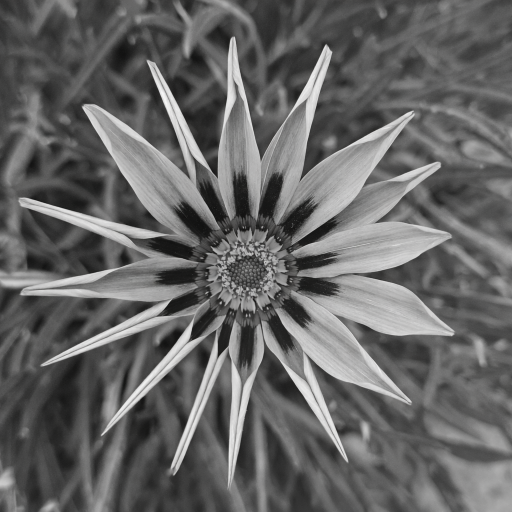
#> input picture gray.png, 1024 x 1024 px (shown at 1/2 size)
$ jupyter execute Chapter01_Basics_OpenCV.ipynb   (shell and % lines are left out)
#> lines starting #> are read from the running program, lines starting #| are printed output that depends on the picture; long printed decimals are rounded
# Chapter 1 — Computer Vision Python Lab (OpenCV)

This notebook guides beginners through the **core concepts of Chapter 1** using **OpenCV** (`cv2`).
We use a **real grayscale image** so the effect of each operation is clearly visible.

**Main topics:** image as a matrix, sampling, quantization, clipping, brightness/contrast, normalization, gamma correction, LUT, global/local statistics, entropy, and basic color spaces.

> **Tip (Colab):** Run cells in order. If you want to keep your work, use **File → Save a copy in Drive**.

## 1) Install and import libraries

[cell 1]
# If you are on Google Colab, run this cell once.

import cv2
import numpy as np
import matplotlib.pyplot as plt
from pathlib import Path
from matplotlib.colors import LinearSegmentedColormap

## 2) Helper functions (display, clipping, normalization)

[cell 2]
def show_gray(I, title="", size=6):
    plt.figure(figsize=(size, size))
    plt.imshow(I, cmap="gray", vmin=0, vmax=255)
    plt.title(title)
    plt.axis("off")
    plt.show()

def show_rgb(img_bgr, title="", size=6):
    # OpenCV loads color images as BGR; matplotlib expects RGB
    img_rgb = cv2.cvtColor(img_bgr, cv2.COLOR_BGR2RGB)
    plt.figure(figsize=(size, size))
    plt.imshow(img_rgb)
    plt.title(title)
    plt.axis("off")
    plt.show()

def clip_uint8(x):
    return np.clip(np.round(x), 0, 255).astype(np.uint8)

def normalize_01(I):
    return I.astype(np.float32) / 255.0

def denormalize_255(I01):
    return clip_uint8(255.0 * I01)

def tint_channel(channel, color_rgb):
    '''
    Visualize a single channel using a chosen tint color.
    channel: 2D uint8 image in [0,255]
    color_rgb: tuple/list such as (0,255,255) for cyan
    '''
    ch = channel.astype(np.float32) / 255.0
    color = np.array(color_rgb, dtype=np.float32) / 255.0
    out = ch[..., None] * color[None, None, :]
    return np.clip(out, 0, 1)

def show_four_images_horizontal(images, titles, suptitle=None, figsize=(18,5), cmaps=None, vmins=None, vmaxs=None):
    fig, axes = plt.subplots(1, 4, figsize=figsize)
    for i, ax in enumerate(axes):
        img = images[i]
        cmap = None if cmaps is None else cmaps[i]
        vmin = None if vmins is None else vmins[i]
        vmax = None if vmaxs is None else vmaxs[i]
        if cmap is None:
            ax.imshow(img)
        else:
            ax.imshow(img, cmap=cmap, vmin=vmin, vmax=vmax)
        ax.set_title(titles[i], fontsize=16)
        ax.axis("off")
    if suptitle is not None:
        fig.suptitle(suptitle, fontsize=22)
    plt.tight_layout()
    plt.show()

## 3) Load your flower image (grayscale)

[cell 3]
# Option A: if your image file is already in the working directory, set its name here.
# Example: gray.png
image_path = "gray.png"

# If the file is not found, use Colab upload (Option B).
if not Path(image_path).exists():
    print(f"File '{image_path}' not found.")
    print("If you are in Colab, run the next cell to upload your image.")
else:
    I = cv2.imread(image_path, cv2.IMREAD_GRAYSCALE)
#> I: shape (1024, 1024); min 14, max 249, mean 101.9
    print("Loaded:", image_path)
    show_gray(I, "Flower image I[m,n] (grayscale)")
    print("Shape:", I.shape, "| dtype:", I.dtype, "| min/max:", int(I.min()), int(I.max()))
#| Shape: (1024, 1024) | dtype: uint8 | min/max: 14 249

### Option B (Colab): upload your image if needed

[cell 4]
# Run this cell ONLY if the previous cell says the file was not found.
from google.colab import files
uploaded = files.upload()
#> the answer given: gray.png

filename = list(uploaded.keys())[0]
I = cv2.imread(filename, cv2.IMREAD_GRAYSCALE)

show_gray(I, "Flower image I[m,n] (uploaded grayscale)")
print("Loaded:", filename)
print("Shape:", I.shape, "| dtype:", I.dtype, "| min/max:", int(I.min()), int(I.max()))
#| Shape: (1024, 1024) | dtype: uint8 | min/max: 14 249

## 4) Sampling (downsampling)

[cell 5]
def sample_down(I, step=2):
    # Keep one pixel every 'step' in both directions
#> called with step = 4
    return I[::step, ::step]

step = 4
I_s = sample_down(I, step=step)
show_gray(I_s, f"Sampled image (keep 1 pixel every {step})")
print("Original:", I.shape, "-> Sampled:", I_s.shape)
#| Original: (1024, 1024) -> Sampled: (256, 256)

### Visualization: resize back using nearest-neighbor

[cell 6]
I_vis = cv2.resize(I_s, (I.shape[1], I.shape[0]), interpolation=cv2.INTER_NEAREST)
show_gray(I_vis, "Visualization: sampled then resized (nearest-neighbor)")

## 5) Quantization (reduce gray levels)

[cell 7]
def quantize_levels(I, L=16):
    # Quantize to L levels (L >= 2), output in [0,255]
#> called with L = 16
    I = I.astype(np.float32)
    q = np.round((L - 1) * I / 255.0)
    Iq = 255.0 * q / (L - 1)
    return clip_uint8(Iq)

I_q16 = quantize_levels(I, L=16)  # ~4 bits
I_q4  = quantize_levels(I, L=4)   # ~2 bits
#> call 2 of quantize_levels, with L = 4
#> in quantize_levels (call 2), `q = np.round((L - 1) * I / 255.0)`:
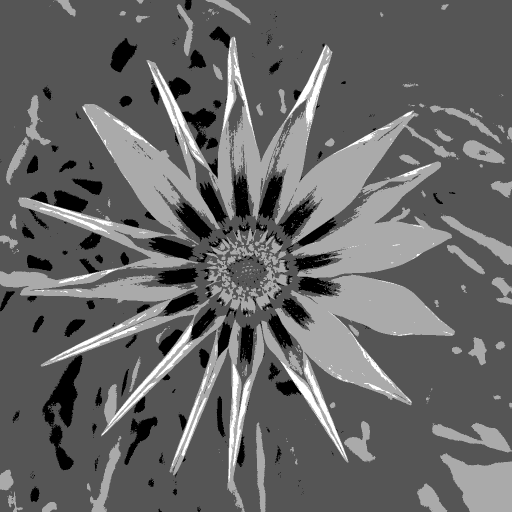
#> q: shape (1024, 1024) float32 (shown at 1/2 size); min 0, max 3, mean 1.21; drawn with min black and max white

show_gray(I_q16, "Quantized image (L=16 levels)")
show_gray(I_q4,  "Quantized image (L=4 levels)")

## 6) Clipping (saturation) + Brightness

[cell 8]
def add_brightness(I, b):
    return clip_uint8(I.astype(np.float32) + b)

I_bright = add_brightness(I, 80)
I_dark   = add_brightness(I, -80)

show_gray(I_bright, "Brightness +80 (clipping may occur)")
show_gray(I_dark,   "Brightness -80")
print("Bright min/max:", int(I_bright.min()), int(I_bright.max()))
#| Bright min/max: 94 255

## 7) Contrast (intensity gain)

[cell 9]
def change_contrast(I, c):
    return clip_uint8(c * I.astype(np.float32))
#> in clip_uint8 (call 5), `return np.clip(np.round(x), 0, 255).astype(np.uint8)`:
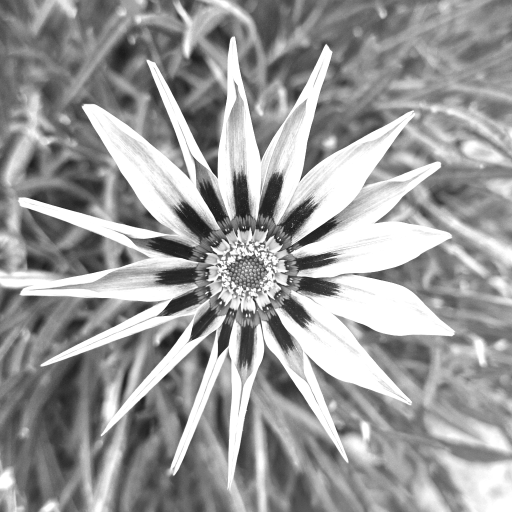
#> returned value: shape (1024, 1024) (shown at 1/2 size); min 22, max 255, mean 155.8

I_c_high = change_contrast(I, 1.6)
I_c_low  = change_contrast(I, 0.6)
#> in clip_uint8 (call 6), `return np.clip(np.round(x), 0, 255).astype(np.uint8)`:
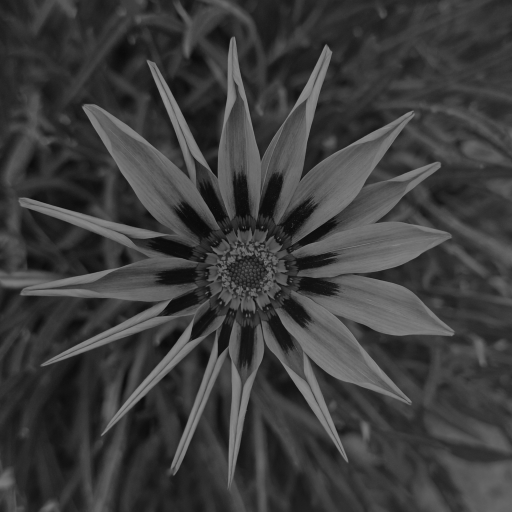
#> returned value: shape (1024, 1024) (shown at 1/2 size); min 8, max 149, mean 61.1

show_gray(I_c_high, "Contrast c=1.6 (range stretches; clipping may occur)")
show_gray(I_c_low,  "Contrast c=0.6 (range compresses)")

## 8) Normalization

[cell 10]
I01 = normalize_01(I)
print("Normalized range:", float(I01.min()), "to", float(I01.max()))
#| Normalized range: 0.0549 to 0.9765

# Min–max normalization to [0,1]
I_mm = (I.astype(np.float32) - I.min()) / (I.max() - I.min() + 1e-12)
show_gray(denormalize_255(I_mm), "Min–max normalized then scaled back")

## 9) Gamma correction (nonlinear mapping)

[cell 11]
def gamma_correct(I, gamma=1.0):
#> called with gamma = 0.5
    I01 = normalize_01(I)
    out = np.power(I01, gamma)
    return denormalize_255(out)

show_gray(gamma_correct(I, 0.5), "Gamma = 0.5 (brighter shadows)")
show_gray(gamma_correct(I, 2.0), "Gamma = 2.0 (darker shadows)")

## 10) LUT (Look-Up Table) in OpenCV

[cell 12]
# OpenCV LUT expects a 256x1 table of uint8
lut_invert = np.array([255 - k for k in range(256)], dtype=np.uint8).reshape(256, 1)
I_inv = cv2.LUT(I, lut_invert)
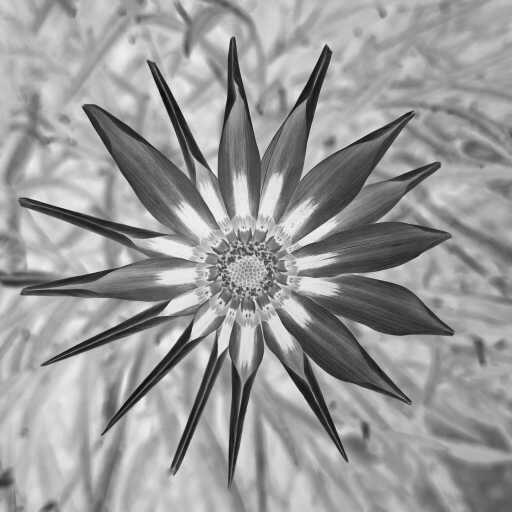
#> I_inv: shape (1024, 1024) (shown at 1/2 size); min 6, max 241, mean 153.1
show_gray(I_inv, "LUT example: inversion")

gamma = 0.6
lut_gamma = clip_uint8(255 * (np.arange(256)/255.0) ** gamma).reshape(256, 1)
I_g = cv2.LUT(I, lut_gamma)
show_gray(I_g, f"LUT example: gamma LUT (γ={gamma})")

## 11) Global statistics (mean, variance, std)

[cell 13]
mu = float(I.mean())
#> mu = 101.9
var = float(((I.astype(np.float32) - mu)**2).mean())  # uses 1/(MN)
#> var = 2222
std = float(np.sqrt(var))
#> std = 47.14

print(f"Mean μ = {mu:.2f}")
#| Mean μ = 101.85
print(f"Variance σ^2 = {var:.2f}")
#| Variance σ^2 = 2222.00
print(f"Std σ = {std:.2f}")
#| Std σ = 47.14

## 12) Local statistics and texture (local standard deviation)

[cell 14]
k = 21  # window size (odd)
I_f = I.astype(np.float32)

muL = cv2.blur(I_f, (k, k))
mu2L = cv2.blur(I_f**2, (k, k))
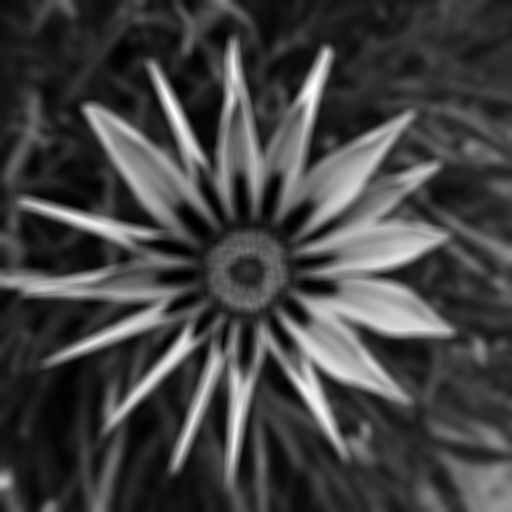
#> mu2L: shape (1024, 1024) float32 (shown at 1/2 size); min 412.4, max 46530.6, mean 12595.6; drawn with min black and max white
varL = np.maximum(mu2L - muL**2, 0)
stdL = np.sqrt(varL)
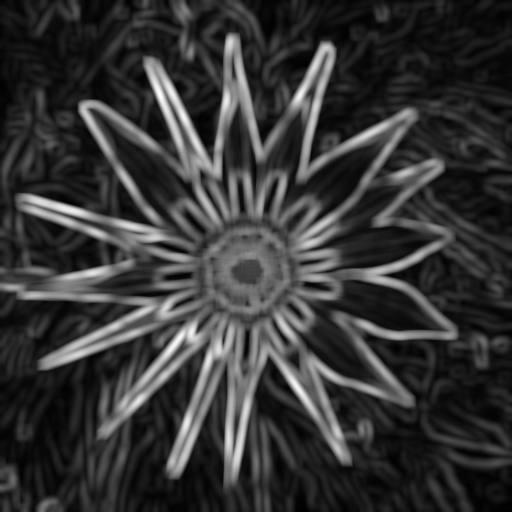
#> stdL: shape (1024, 1024) float32 (shown at 1/2 size); min 1.16, max 93.42, mean 20.8; drawn with min black and max white

show_gray(clip_uint8(muL), f"Local mean (window {k}×{k})")

# Texture strength ~ local std (normalized for display)
std_vis = stdL / (stdL.max() + 1e-12)
show_gray(denormalize_255(std_vis), "Texture map (local standard deviation)")

## 13) Entropy (from histogram)

[cell 15]
def entropy(I, L=256):
#> called with L = 256
    hist = cv2.calcHist([I],[0],None,[L],[0,256]).flatten()
#> hist = 256 values, max 12275 at index 71, min 0 at index 0, mean 4096
    p = hist / (hist.sum() + 1e-12)
#> p = 256 values, max 0.0117 at index 71, min 0 at index 0, mean 0.00391
    p = p[p > 0]
#> p = 236 values, max 0.0117 at index 57, min 9.54e-07 at index 234, mean 0.00424
    return float(-np.sum(p * np.log2(p)))

print("Entropy H =", entropy(I), "bits")
#| Entropy H = 7.420 bits

## 14) Color spaces with OpenCV (BGR/RGB, HSV, YCbCr, CMY)

OpenCV loads color images as **BGR** by default.
We will work with a **color** version of our "flower" image. If you do not have one,
you can upload any color image.

**Conversions used:**
- BGR → HSV: `cv2.COLOR_BGR2HSV`
- BGR → YCrCb: `cv2.COLOR_BGR2YCrCb`
  (OpenCV uses **YCrCb** ordering; it is closely related to YCbCr.)
- RGB → CMY: computed as `255 - RGB`

The following visualizations are arranged **horizontally** so that you can compare the components directly.

[cell 16]
# Option A: load a color image from the working directory
# Replace by your color filename if you have one, e.g., 'flower_color.jpg'
color_image_path = "flower_color.jpg"

if not Path(color_image_path).exists():
    print(f"File '{color_image_path}' not found.")
    print("If you are in Colab, run the next cell to upload a COLOR image.")
    print("Otherwise, we will create a 3-channel image from the grayscale flower image.")
    img_bgr = cv2.cvtColor(I, cv2.COLOR_GRAY2BGR)
else:
    img_bgr = cv2.imread(color_image_path, cv2.IMREAD_COLOR)
    print("Loaded:", color_image_path)

show_rgb(img_bgr, "Color image (BGR displayed as RGB)")

### Option B (Colab): upload a COLOR image if needed

[cell 17]
# Run this cell if you want to upload a COLOR image (recommended).
from google.colab import files
uploaded_color = files.upload()
#> the answer given: gray.png

color_filename = list(uploaded_color.keys())[0]
img_bgr = cv2.imread(color_filename, cv2.IMREAD_COLOR)
#> img_bgr is the input picture: shape (1024, 1024, 3); mean B, G, R 101.9, 102.2, 102.3

if img_bgr is None:
    raise ValueError("OpenCV could not read the uploaded file as a color image. Try another file.")

show_rgb(img_bgr, "Uploaded color image (BGR displayed as RGB)")
print("Loaded:", color_filename, "| shape:", img_bgr.shape, "| dtype:", img_bgr.dtype)
#| Loaded: gray.png | shape: (1024, 1024, 3) | dtype: uint8

### 14.1 HSV color space

[cell 18]
# BGR -> HSV
hsv = cv2.cvtColor(img_bgr, cv2.COLOR_BGR2HSV)
#> hsv: shape (1024, 1024, 3); mean H, S, V 26.4, 1.8, 102.4
H, S, V = cv2.split(hsv)
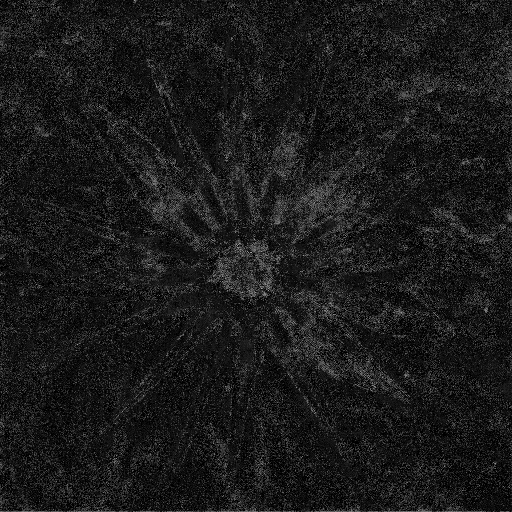
#> H: shape (1024, 1024) (shown at 1/2 size); min 0, max 170, mean 26.4
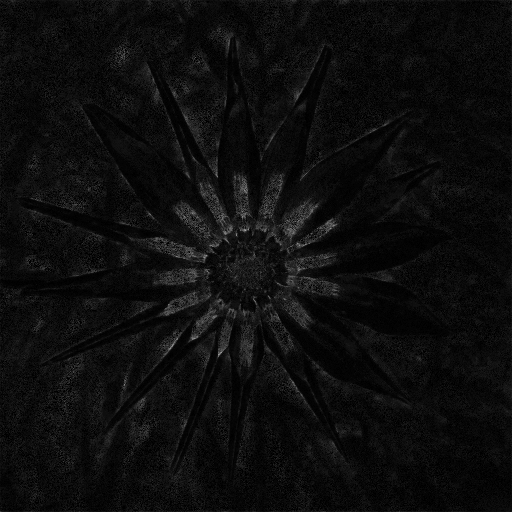
#> S: shape (1024, 1024) (shown at 1/2 size); min 0, max 36, mean 1.8; drawn with min black and max white

# Original image in RGB for matplotlib
img_rgb = cv2.cvtColor(img_bgr, cv2.COLOR_BGR2RGB)

show_four_images_horizontal(
    images=[img_rgb, H, S, V],
    titles=["Original", "Hue (H)", "Saturation (S)", "Value (V)"],
    suptitle="Visualization of HSV Color Space Components",
    cmaps=[None, "hsv", "gray", "gray"],
    vmins=[None, 0, 0, 0],
    vmaxs=[None, 179, 255, 255]
)

### 14.2 YCbCr color space

[cell 19]
# BGR -> YCrCb (OpenCV ordering), then display as Y, Cb, Cr
ycrcb = cv2.cvtColor(img_bgr, cv2.COLOR_BGR2YCrCb)
#> ycrcb: shape (1024, 1024, 3); mean of channels 0, 1, 2 102.2, 128.1, 127.8
Y, Cr, Cb = cv2.split(ycrcb)

Cb_vis = tint_channel(Cb, (40, 90, 255))      # blue tint
#> in tint_channel, `out = ch[..., None] * color[None, None, :]`:
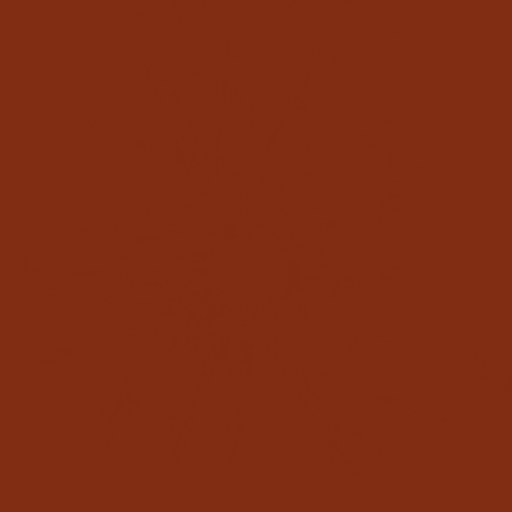
#> out: shape (1024, 1024, 3) float32 (shown at 1/2 size); mean of channels 0, 1, 2 0.0783, 0.175, 0.5; drawn as B, G, R
Cr_vis = tint_channel(Cr, (210, 100, 40))     # orange/red tint
#> call 2 of tint_channel, with color_rgb = (210, 100, 40)
#> in tint_channel (call 2), `out = ch[..., None] * color[None, None, :]`:
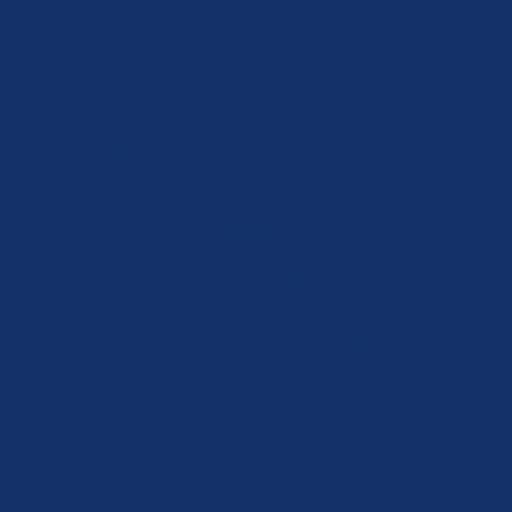
#> out: shape (1024, 1024, 3) float32 (shown at 1/2 size); mean of channels 0, 1, 2 0.41, 0.198, 0.0784; drawn as B, G, R

show_four_images_horizontal(
    images=[img_rgb, Y, Cb_vis, Cr_vis],
    titles=["Original RGB", "Luma (Y)", "Chroma (Cb)", "Chroma (Cr)"],
    suptitle="Visualization of YCbCr Components",
    cmaps=[None, "gray", None, None],
    vmins=[None, 0, None, None],
    vmaxs=[None, 255, None, None]
)

### 14.3 CMY color space

[cell 20]
# RGB -> CMY
R, G, B = cv2.split(img_rgb)
C = 255 - R
M = 255 - G
Yc = 255 - B   # Y channel in CMY; use Yc name to avoid confusion with Y of YCbCr

C_vis = tint_channel(C, (0, 255, 255))       # cyan
M_vis = tint_channel(M, (255, 0, 255))       # magenta
Y_vis = tint_channel(Yc, (255, 255, 0))      # yellow

show_four_images_horizontal(
    images=[img_rgb, C_vis, M_vis, Y_vis],
    titles=["Original", "Cyan (C)", "Magenta (M)", "Yellow (Y)"],
    suptitle="Visualization of CMY Color Space Components"
)
